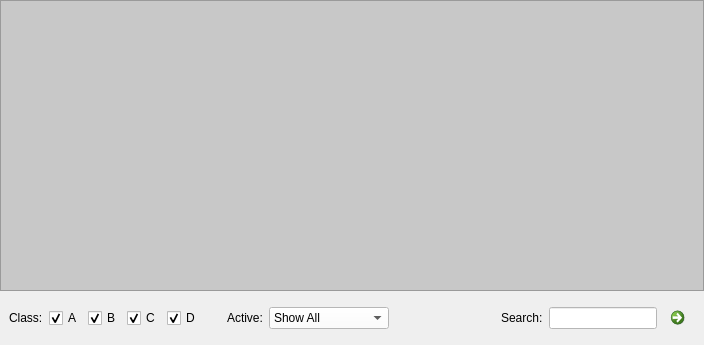
<?xml version="1.0" encoding="UTF-8"?>
<ui version="4.0">
 <class>DriversWidget</class>
 <widget class="QWidget" name="DriversWidget">
  <property name="geometry">
   <rect>
    <x>0</x>
    <y>0</y>
    <width>704</width>
    <height>345</height>
   </rect>
  </property>
  <property name="windowTitle">
   <string>DriversWidget</string>
  </property>
  <layout class="QVBoxLayout" name="verticalLayout">
   <property name="spacing">
    <number>0</number>
   </property>
   <property name="leftMargin">
    <number>0</number>
   </property>
   <property name="topMargin">
    <number>0</number>
   </property>
   <property name="rightMargin">
    <number>0</number>
   </property>
   <property name="bottomMargin">
    <number>0</number>
   </property>
   <item>
    <widget class="QTableView" name="driversTable">
     <property name="styleSheet">
      <string notr="true">background-color: rgb(200, 200, 200);</string>
     </property>
     <property name="editTriggers">
      <set>QAbstractItemView::DoubleClicked</set>
     </property>
     <property name="selectionBehavior">
      <enum>QAbstractItemView::SelectRows</enum>
     </property>
     <property name="verticalScrollMode">
      <enum>QAbstractItemView::ScrollPerPixel</enum>
     </property>
     <property name="horizontalScrollMode">
      <enum>QAbstractItemView::ScrollPerPixel</enum>
     </property>
     <property name="sortingEnabled">
      <bool>true</bool>
     </property>
     <property name="cornerButtonEnabled">
      <bool>false</bool>
     </property>
     <attribute name="horizontalHeaderDefaultSectionSize">
      <number>140</number>
     </attribute>
     <attribute name="horizontalHeaderStretchLastSection">
      <bool>true</bool>
     </attribute>
     <attribute name="verticalHeaderVisible">
      <bool>false</bool>
     </attribute>
     <attribute name="verticalHeaderDefaultSectionSize">
      <number>32</number>
     </attribute>
    </widget>
   </item>
   <item>
    <widget class="QWidget" name="bottomPanel" native="true">
     <layout class="QHBoxLayout" name="bottomPanelLayout">
      <item alignment="Qt::AlignVCenter">
       <widget class="QLabel" name="classLabel">
        <property name="font">
         <font>
          <family>Segoe UI</family>
         </font>
        </property>
        <property name="text">
         <string>Class:</string>
        </property>
       </widget>
      </item>
      <item>
       <widget class="QCheckBox" name="aBox">
        <property name="font">
         <font>
          <family>Segoe UI</family>
         </font>
        </property>
        <property name="toolTip">
         <string>Include class A drivers</string>
        </property>
        <property name="text">
         <string>A</string>
        </property>
        <property name="checked">
         <bool>true</bool>
        </property>
       </widget>
      </item>
      <item>
       <widget class="QCheckBox" name="bBox">
        <property name="font">
         <font>
          <family>Segoe UI</family>
         </font>
        </property>
        <property name="toolTip">
         <string>Include class B drivers</string>
        </property>
        <property name="text">
         <string>B</string>
        </property>
        <property name="checked">
         <bool>true</bool>
        </property>
       </widget>
      </item>
      <item>
       <widget class="QCheckBox" name="cBox">
        <property name="font">
         <font>
          <family>Segoe UI</family>
         </font>
        </property>
        <property name="toolTip">
         <string>Include class C drivers</string>
        </property>
        <property name="text">
         <string>C</string>
        </property>
        <property name="checked">
         <bool>true</bool>
        </property>
       </widget>
      </item>
      <item>
       <widget class="QCheckBox" name="dBox">
        <property name="font">
         <font>
          <family>Segoe UI</family>
         </font>
        </property>
        <property name="toolTip">
         <string>Include class D drivers</string>
        </property>
        <property name="text">
         <string>D</string>
        </property>
        <property name="checked">
         <bool>true</bool>
        </property>
       </widget>
      </item>
      <item>
       <spacer name="hspacer2">
        <property name="orientation">
         <enum>Qt::Horizontal</enum>
        </property>
        <property name="sizeType">
         <enum>QSizePolicy::Fixed</enum>
        </property>
        <property name="sizeHint" stdset="0">
         <size>
          <width>20</width>
          <height>20</height>
         </size>
        </property>
       </spacer>
      </item>
      <item alignment="Qt::AlignVCenter">
       <widget class="QLabel" name="activeLabel">
        <property name="font">
         <font>
          <family>Segoe UI</family>
         </font>
        </property>
        <property name="text">
         <string>Active:</string>
        </property>
       </widget>
      </item>
      <item>
       <widget class="QComboBox" name="activeSearch">
        <property name="minimumSize">
         <size>
          <width>120</width>
          <height>0</height>
         </size>
        </property>
        <property name="font">
         <font>
          <family>Segoe UI</family>
         </font>
        </property>
        <property name="toolTip">
         <string>Search by status</string>
        </property>
        <property name="styleSheet">
         <string notr="true">background-color: rgb(255, 255, 255);</string>
        </property>
        <item>
         <property name="text">
          <string>Show All</string>
         </property>
        </item>
        <item>
         <property name="text">
          <string>Active</string>
         </property>
        </item>
        <item>
         <property name="text">
          <string>Inactive</string>
         </property>
        </item>
       </widget>
      </item>
      <item>
       <spacer name="hspacer3">
        <property name="orientation">
         <enum>Qt::Horizontal</enum>
        </property>
        <property name="sizeHint" stdset="0">
         <size>
          <width>40</width>
          <height>20</height>
         </size>
        </property>
       </spacer>
      </item>
      <item alignment="Qt::AlignVCenter">
       <widget class="QLabel" name="searchLabel">
        <property name="font">
         <font>
          <family>Segoe UI</family>
         </font>
        </property>
        <property name="text">
         <string>Search:</string>
        </property>
       </widget>
      </item>
      <item>
       <widget class="QLineEdit" name="searchBox">
        <property name="font">
         <font>
          <family>Segoe UI</family>
          <italic>true</italic>
         </font>
        </property>
        <property name="toolTip">
         <string>Search name</string>
        </property>
        <property name="styleSheet">
         <string notr="true">background-color: rgb(255, 255, 255);</string>
        </property>
       </widget>
      </item>
      <item alignment="Qt::AlignVCenter">
       <widget class="QCommandLinkButton" name="searchButton">
        <property name="maximumSize">
         <size>
          <width>32</width>
          <height>16777215</height>
         </size>
        </property>
        <property name="toolTip">
         <string>Go</string>
        </property>
        <property name="styleSheet">
         <string notr="true"/>
        </property>
       </widget>
      </item>
     </layout>
    </widget>
   </item>
  </layout>
 </widget>
 <resources/>
 <connections/>
</ui>
